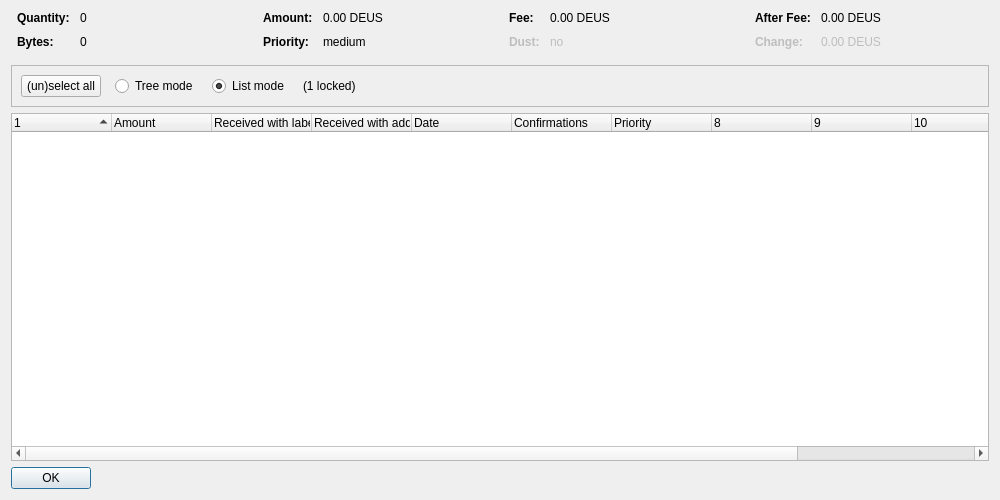
<?xml version="1.0" encoding="UTF-8"?>
<ui version="4.0">
 <class>CoinControlDialog</class>
 <widget class="QDialog" name="CoinControlDialog">
  <property name="geometry">
   <rect>
    <x>0</x>
    <y>0</y>
    <width>1000</width>
    <height>500</height>
   </rect>
  </property>
  <property name="windowTitle">
   <string>Coin Selection</string>
  </property>
  <layout class="QVBoxLayout" name="verticalLayout">
   <item>
    <layout class="QHBoxLayout" name="horizontalLayoutTop" stretch="0,0,0,0">
     <property name="topMargin">
      <number>0</number>
     </property>
     <property name="bottomMargin">
      <number>10</number>
     </property>
     <item>
      <layout class="QFormLayout" name="formLayoutCoinControl1">
       <property name="horizontalSpacing">
        <number>10</number>
       </property>
       <property name="verticalSpacing">
        <number>10</number>
       </property>
       <property name="leftMargin">
        <number>6</number>
       </property>
       <property name="rightMargin">
        <number>6</number>
       </property>
       <item row="0" column="0">
        <widget class="QLabel" name="labelCoinControlQuantityText">
         <property name="font">
          <font>
           <weight>75</weight>
           <bold>true</bold>
          </font>
         </property>
         <property name="text">
          <string>Quantity:</string>
         </property>
        </widget>
       </item>
       <item row="0" column="1">
        <widget class="QLabel" name="labelCoinControlQuantity">
         <property name="cursor">
          <cursorShape>IBeamCursor</cursorShape>
         </property>
         <property name="contextMenuPolicy">
          <enum>Qt::ActionsContextMenu</enum>
         </property>
         <property name="text">
          <string notr="true">0</string>
         </property>
         <property name="textInteractionFlags">
          <set>Qt::LinksAccessibleByMouse|Qt::TextSelectableByKeyboard|Qt::TextSelectableByMouse</set>
         </property>
        </widget>
       </item>
       <item row="1" column="0">
        <widget class="QLabel" name="labelCoinControlBytesText">
         <property name="font">
          <font>
           <weight>75</weight>
           <bold>true</bold>
          </font>
         </property>
         <property name="text">
          <string>Bytes:</string>
         </property>
        </widget>
       </item>
       <item row="1" column="1">
        <widget class="QLabel" name="labelCoinControlBytes">
         <property name="cursor">
          <cursorShape>IBeamCursor</cursorShape>
         </property>
         <property name="contextMenuPolicy">
          <enum>Qt::ActionsContextMenu</enum>
         </property>
         <property name="text">
          <string notr="true">0</string>
         </property>
         <property name="textInteractionFlags">
          <set>Qt::LinksAccessibleByMouse|Qt::TextSelectableByKeyboard|Qt::TextSelectableByMouse</set>
         </property>
        </widget>
       </item>
      </layout>
     </item>
     <item>
      <layout class="QFormLayout" name="formLayoutCoinControl2">
       <property name="horizontalSpacing">
        <number>10</number>
       </property>
       <property name="verticalSpacing">
        <number>10</number>
       </property>
       <property name="leftMargin">
        <number>6</number>
       </property>
       <property name="rightMargin">
        <number>6</number>
       </property>
       <item row="0" column="0">
        <widget class="QLabel" name="labelCoinControlAmountText">
         <property name="font">
          <font>
           <weight>75</weight>
           <bold>true</bold>
          </font>
         </property>
         <property name="text">
          <string>Amount:</string>
         </property>
        </widget>
       </item>
       <item row="0" column="1">
        <widget class="QLabel" name="labelCoinControlAmount">
         <property name="cursor">
          <cursorShape>IBeamCursor</cursorShape>
         </property>
         <property name="contextMenuPolicy">
          <enum>Qt::ActionsContextMenu</enum>
         </property>
         <property name="text">
          <string notr="true">0.00 DEUS</string>
         </property>
         <property name="textInteractionFlags">
          <set>Qt::LinksAccessibleByMouse|Qt::TextSelectableByKeyboard|Qt::TextSelectableByMouse</set>
         </property>
        </widget>
       </item>
       <item row="1" column="0">
        <widget class="QLabel" name="labelCoinControlPriorityText">
         <property name="font">
          <font>
           <weight>75</weight>
           <bold>true</bold>
          </font>
         </property>
         <property name="text">
          <string>Priority:</string>
         </property>
        </widget>
       </item>
       <item row="1" column="1">
        <widget class="QLabel" name="labelCoinControlPriority">
         <property name="cursor">
          <cursorShape>IBeamCursor</cursorShape>
         </property>
         <property name="contextMenuPolicy">
          <enum>Qt::ActionsContextMenu</enum>
         </property>
         <property name="text">
          <string notr="true">medium</string>
         </property>
         <property name="textInteractionFlags">
          <set>Qt::LinksAccessibleByMouse|Qt::TextSelectableByKeyboard|Qt::TextSelectableByMouse</set>
         </property>
        </widget>
       </item>
      </layout>
     </item>
     <item>
      <layout class="QFormLayout" name="formLayoutCoinControl3">
       <property name="horizontalSpacing">
        <number>10</number>
       </property>
       <property name="verticalSpacing">
        <number>10</number>
       </property>
       <property name="leftMargin">
        <number>6</number>
       </property>
       <property name="rightMargin">
        <number>6</number>
       </property>
       <item row="0" column="0">
        <widget class="QLabel" name="labelCoinControlFeeText">
         <property name="font">
          <font>
           <weight>75</weight>
           <bold>true</bold>
          </font>
         </property>
         <property name="text">
          <string>Fee:</string>
         </property>
        </widget>
       </item>
       <item row="0" column="1">
        <widget class="QLabel" name="labelCoinControlFee">
         <property name="cursor">
          <cursorShape>IBeamCursor</cursorShape>
         </property>
         <property name="contextMenuPolicy">
          <enum>Qt::ActionsContextMenu</enum>
         </property>
         <property name="text">
          <string notr="true">0.00 DEUS</string>
         </property>
         <property name="textInteractionFlags">
          <set>Qt::LinksAccessibleByMouse|Qt::TextSelectableByKeyboard|Qt::TextSelectableByMouse</set>
         </property>
        </widget>
       </item>
       <item row="1" column="0">
        <widget class="QLabel" name="labelCoinControlLowOutputText">
         <property name="enabled">
          <bool>false</bool>
         </property>
         <property name="font">
          <font>
           <weight>75</weight>
           <bold>true</bold>
          </font>
         </property>
         <property name="text">
          <string>Dust:</string>
         </property>
        </widget>
       </item>
       <item row="1" column="1">
        <widget class="QLabel" name="labelCoinControlLowOutput">
         <property name="enabled">
          <bool>false</bool>
         </property>
         <property name="cursor">
          <cursorShape>IBeamCursor</cursorShape>
         </property>
         <property name="contextMenuPolicy">
          <enum>Qt::ActionsContextMenu</enum>
         </property>
         <property name="text">
          <string notr="true">no</string>
         </property>
         <property name="textInteractionFlags">
          <set>Qt::LinksAccessibleByMouse|Qt::TextSelectableByKeyboard|Qt::TextSelectableByMouse</set>
         </property>
        </widget>
       </item>
      </layout>
     </item>
     <item>
      <layout class="QFormLayout" name="formLayoutCoinControl4">
       <property name="horizontalSpacing">
        <number>10</number>
       </property>
       <property name="verticalSpacing">
        <number>10</number>
       </property>
       <property name="leftMargin">
        <number>6</number>
       </property>
       <property name="rightMargin">
        <number>6</number>
       </property>
       <item row="0" column="0">
        <widget class="QLabel" name="labelCoinControlAfterFeeText">
         <property name="font">
          <font>
           <weight>75</weight>
           <bold>true</bold>
          </font>
         </property>
         <property name="text">
          <string>After Fee:</string>
         </property>
        </widget>
       </item>
       <item row="0" column="1">
        <widget class="QLabel" name="labelCoinControlAfterFee">
         <property name="cursor">
          <cursorShape>IBeamCursor</cursorShape>
         </property>
         <property name="contextMenuPolicy">
          <enum>Qt::ActionsContextMenu</enum>
         </property>
         <property name="text">
          <string notr="true">0.00 DEUS</string>
         </property>
         <property name="textInteractionFlags">
          <set>Qt::LinksAccessibleByMouse|Qt::TextSelectableByKeyboard|Qt::TextSelectableByMouse</set>
         </property>
        </widget>
       </item>
       <item row="1" column="0">
        <widget class="QLabel" name="labelCoinControlChangeText">
         <property name="enabled">
          <bool>false</bool>
         </property>
         <property name="font">
          <font>
           <weight>75</weight>
           <bold>true</bold>
          </font>
         </property>
         <property name="text">
          <string>Change:</string>
         </property>
        </widget>
       </item>
       <item row="1" column="1">
        <widget class="QLabel" name="labelCoinControlChange">
         <property name="enabled">
          <bool>false</bool>
         </property>
         <property name="cursor">
          <cursorShape>IBeamCursor</cursorShape>
         </property>
         <property name="contextMenuPolicy">
          <enum>Qt::ActionsContextMenu</enum>
         </property>
         <property name="text">
          <string notr="true">0.00 DEUS</string>
         </property>
         <property name="textInteractionFlags">
          <set>Qt::LinksAccessibleByMouse|Qt::TextSelectableByKeyboard|Qt::TextSelectableByMouse</set>
         </property>
        </widget>
       </item>
      </layout>
     </item>
    </layout>
   </item>
   <item>
    <widget class="QFrame" name="frame">
     <property name="minimumSize">
      <size>
       <width>0</width>
       <height>40</height>
      </size>
     </property>
     <property name="frameShape">
      <enum>QFrame::StyledPanel</enum>
     </property>
     <property name="frameShadow">
      <enum>QFrame::Sunken</enum>
     </property>
     <layout class="QHBoxLayout" name="horizontalLayout">
      <item>
       <layout class="QHBoxLayout" name="horizontalLayoutPanel" stretch="0,0,0,0,0">
        <property name="spacing">
         <number>14</number>
        </property>
        <item>
         <widget class="QPushButton" name="pushButtonSelectAll">
          <property name="sizePolicy">
           <sizepolicy hsizetype="Maximum" vsizetype="Fixed">
            <horstretch>0</horstretch>
            <verstretch>0</verstretch>
           </sizepolicy>
          </property>
          <property name="text">
           <string>(un)select all</string>
          </property>
          <property name="autoDefault">
           <bool>false</bool>
          </property>
         </widget>
        </item>
        <item>
         <widget class="QRadioButton" name="radioTreeMode">
          <property name="sizePolicy">
           <sizepolicy hsizetype="Maximum" vsizetype="Fixed">
            <horstretch>0</horstretch>
            <verstretch>0</verstretch>
           </sizepolicy>
          </property>
          <property name="text">
           <string>Tree mode</string>
          </property>
         </widget>
        </item>
        <item>
         <widget class="QRadioButton" name="radioListMode">
          <property name="sizePolicy">
           <sizepolicy hsizetype="Maximum" vsizetype="Fixed">
            <horstretch>0</horstretch>
            <verstretch>0</verstretch>
           </sizepolicy>
          </property>
          <property name="text">
           <string>List mode</string>
          </property>
          <property name="checked">
           <bool>true</bool>
          </property>
         </widget>
        </item>
        <item>
         <widget class="QLabel" name="labelLocked">
          <property name="text">
           <string notr="true">(1 locked)</string>
          </property>
         </widget>
        </item>
        <item>
         <spacer name="horizontalSpacer">
          <property name="orientation">
           <enum>Qt::Horizontal</enum>
          </property>
          <property name="sizeHint" stdset="0">
           <size>
            <width>40</width>
            <height>20</height>
           </size>
          </property>
         </spacer>
        </item>
       </layout>
      </item>
     </layout>
    </widget>
   </item>
   <item>
    <widget class="CoinControlTreeWidget" name="treeWidget">
     <property name="contextMenuPolicy">
      <enum>Qt::CustomContextMenu</enum>
     </property>
     <property name="sortingEnabled">
      <bool>false</bool>
     </property>
     <property name="columnCount">
      <number>12</number>
     </property>
     <attribute name="headerShowSortIndicator" stdset="0">
      <bool>true</bool>
     </attribute>
     <attribute name="headerStretchLastSection">
      <bool>false</bool>
     </attribute>
     <column>
      <property name="text">
       <string/>
      </property>
     </column>
     <column>
      <property name="text">
       <string>Amount</string>
      </property>
     </column>
     <column>
      <property name="text">
       <string>Received with label</string>
      </property>
     </column>
     <column>
      <property name="text">
       <string>Received with address</string>
      </property>
     </column>
     <column>
      <property name="text">
       <string>Date</string>
      </property>
     </column>
     <column>
      <property name="text">
       <string>Confirmations</string>
      </property>
      <property name="toolTip">
       <string>Confirmed</string>
      </property>
     </column>
     <column>
      <property name="text">
       <string>Priority</string>
      </property>
     </column>
     <column>
      <property name="text">
       <string/>
      </property>
     </column>
     <column>
      <property name="text">
       <string/>
      </property>
     </column>
     <column>
      <property name="text">
       <string/>
      </property>
     </column>
     <column>
      <property name="text">
       <string/>
      </property>
     </column>
     <column>
      <property name="text">
       <string/>
      </property>
     </column>
    </widget>
   </item>
   <item>
    <widget class="QDialogButtonBox" name="buttonBox">
     <property name="sizePolicy">
      <sizepolicy hsizetype="Maximum" vsizetype="Fixed">
       <horstretch>0</horstretch>
       <verstretch>0</verstretch>
      </sizepolicy>
     </property>
     <property name="orientation">
      <enum>Qt::Horizontal</enum>
     </property>
     <property name="standardButtons">
      <set>QDialogButtonBox::Ok</set>
     </property>
    </widget>
   </item>
  </layout>
 </widget>
 <customwidgets>
  <customwidget>
   <class>CoinControlTreeWidget</class>
   <extends>QTreeWidget</extends>
   <header>coincontroltreewidget.h</header>
  </customwidget>
 </customwidgets>
 <resources/>
 <connections/>
</ui>
